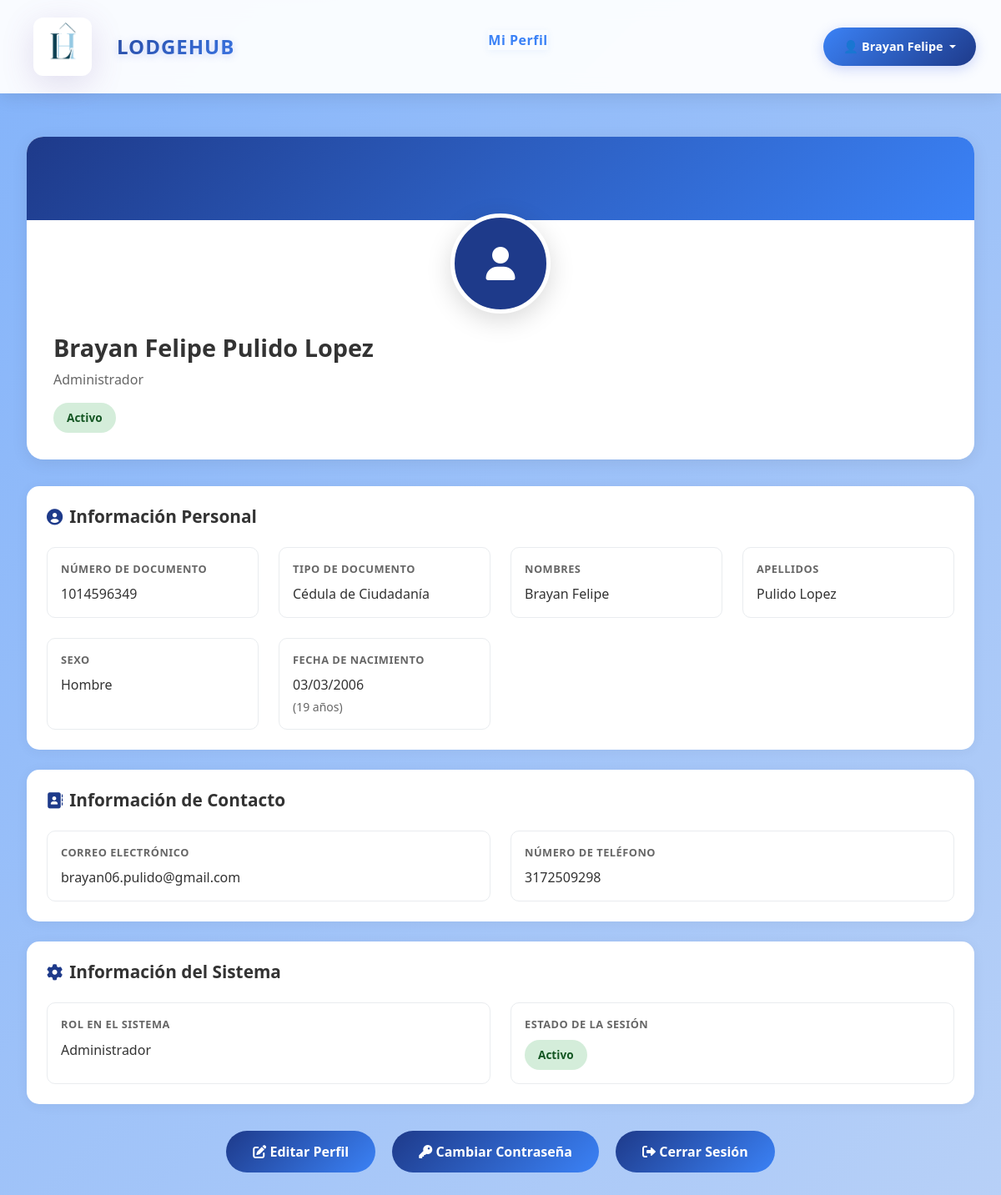
The page /app/views/miPerfilMain.php (signed in) on the database its author committed.
### tables this page shows
CREATE TABLE IF NOT EXISTS tp_usuarios (numDocumento VARCHAR(15) NOT NULL,
                                        tipoDocumento ENUM ('Cédula de Ciudadanía','Tarjeta de Identidad','Cedula de Extranjeria','Pasaporte','Registro Civil') NOT NULL, 
                                        nombres VARCHAR(50) NOT NULL,
                                        apellidos VARCHAR(50) NOT NULL,
                                        numTelefono VARCHAR (15) NOT NULL,
                                        correo VARCHAR(255) NOT NULL,
                                        sexo ENUM ('Hombre','Mujer','Otro','Prefiero no decirlo') NOT NULL,
                                        fechaNacimiento DATE NOT NULL,
                                        password varchar (255) NOT NULL,
                                        foto varchar (255),
                                        solicitarContraseña ENUM('0','1') DEFAULT '0',
                                        tokenPassword varchar (100) ,
                                        sesionCaducada ENUM('1','0') DEFAULT '1',
                                        roles ENUM ('Administrador','Colaborador','Usuario') NOT NULL,
                                        
                                        PRIMARY KEY (numdocumento)          
                                                );

### app/views/miPerfilMain.php (the view, shortened to what this page needs)
<?php
try {
    $db = conexionDB();
    $stmt = $db->prepare("SELECT * FROM tp_usuarios WHERE numDocumento = ?");
    $stmt->execute([$_SESSION['numDocumento']]);
    $usuario = $stmt->fetch(PDO::FETCH_ASSOC);
} catch (Exception $e) {
    echo "Error al cargar el perfil: " . $e->getMessage();
    exit();
}
function formatearFecha($fecha) {
    return date('d/m/Y', strtotime($fecha));
}
function calcularEdad($fechaNacimiento) {
    $fecha_nacimiento = new DateTime($fechaNacimiento);
    $hoy = new DateTime();
    $edad = $hoy->diff($fecha_nacimiento);
    return $edad->y;
}
?>
<!DOCTYPE html>
<html lang="es">
<head>
    <link rel="stylesheet" href="../../public/assets/css/stylesMiPerfil.css">
    <link rel="stylesheet" href="../../public/assets/css/stylesNavUsuario.css">
    <link href="https://cdn.jsdelivr.net/npm/bootstrap@5.3.0/dist/css/bootstrap.min.css" rel="stylesheet">
    <link href="https://cdnjs.cloudflare.com/ajax/libs/font-awesome/6.0.0/css/all.min.css" rel="stylesheet">
</head>
    <?php
        $paginaActual = "Mi Perfil";
        include "layouts/navusuario.php";
    ?>
<body>
    <div class="main-content">
        <div class="content-wrapper">
            <div class="profile-header">
                <div class="profile-content">
                    <div class="profile-avatar-container">
                        <div class="profile-avatar">
                            <?php if (!empty($usuario['foto']) && file_exists($usuario['foto'])): ?>
                                <img src="<?php echo htmlspecialchars($usuario['foto']); ?>" alt="Foto de perfil">
                            <?php else: ?>
                                <i class="fas fa-user"></i>
                            <?php endif; ?>
                        </div>
                    </div>
                    <h1 class="profile-name">
                        <?php echo htmlspecialchars($usuario['nombres'] . ' ' . $usuario['apellidos']); ?>
                    </h1>
                    <p class="profile-role">
                        <?php echo htmlspecialchars($usuario['roles']); ?>
                    </p>
                    <span class="profile-status <?php echo ($usuario['sesionCaducada'] == '1' || $usuario['sesionCaducada'] == 1) ? 'status-active' : 'status-inactive'; ?>">
                        <?php echo ($usuario['sesionCaducada'] == '1' || $usuario['sesionCaducada'] == 1) ? 'Activo' : 'Inactivo'; ?>
                    </span>
                </div>
            </div>
            <div class="profile-section">
                <h2 class="section-title">
                    <i class="fas fa-user-circle"></i>
                    Información Personal
                </h2>
                <div class="info-grid">
                    <div class="info-item">
                        <div class="info-label">Número de Documento</div>
                        <div class="info-value"><?php echo htmlspecialchars($usuario['numDocumento']); ?></div>
                    </div>
                    <div class="info-item">
                        <div class="info-label">Tipo de Documento</div>
                        <div class="info-value"><?php echo htmlspecialchars($usuario['tipoDocumento']); ?></div>
                    </div>
                    <div class="info-item">
                        <div class="info-label">Nombres</div>
                        <div class="info-value"><?php echo htmlspecialchars($usuario['nombres']); ?></div>
                    </div>
                    <div class="info-item">
                        <div class="info-label">Apellidos</div>
                        <div class="info-value"><?php echo htmlspecialchars($usuario['apellidos']); ?></div>
                    </div>
                    <div class="info-item">
                        <div class="info-label">Sexo</div>
                        <div class="info-value"><?php echo htmlspecialchars($usuario['sexo']); ?></div>
                    </div>
                    <div class="info-item">
                        <div class="info-label">Fecha de Nacimiento</div>
                        <div class="info-value">
                            <?php echo formatearFecha($usuario['fechaNacimiento']); ?>
                            <small style="color: #666; display: block; margin-top: 4px;">
                                (<?php echo calcularEdad($usuario['fechaNacimiento']); ?> años)
                            </small>
                        </div>
                    </div>
                </div>
            </div>
            <div class="profile-section">
                <h2 class="section-title">
                    <i class="fas fa-address-book"></i>
                    Información de Contacto
                </h2>
                <div class="info-grid">
                    <div class="info-item">
                        <div class="info-label">Correo Electrónico</div>
                        <div class="info-value"><?php echo htmlspecialchars($usuario['correo']); ?></div>
                    </div>
                    <div class="info-item">
                        <div class="info-label">Número de Teléfono</div>
                        <div class="info-value"><?php echo htmlspecialchars($usuario['numTelefono']); ?></div>
                    </div>
                </div>
            </div>
            <div class="profile-section">
                <h2 class="section-title">
                    <i class="fas fa-cog"></i>
                    Información del Sistema
                </h2>
                <div class="info-grid">
                    <div class="info-item">
                        <div class="info-label">Rol en el Sistema</div>
                        <div class="info-value"><?php echo htmlspecialchars($usuario['roles']); ?></div>
                    </div>
                    <div class="info-item">
                        <div class="info-label">Estado de la Sesión</div>
                        <div class="info-value">
                            <span class="profile-status <?php echo ($usuario['sesionCaducada'] == '1' || $usuario['sesionCaducada'] == 1) ? 'status-active' : 'status-inactive'; ?>">
                                <?php echo ($usuario['sesionCaducada'] == '1' || $usuario['sesionCaducada'] == 1) ? 'Activo' : 'Inactivo'; ?>
                            </span>
                        </div>
                    </div>
                </div>
            </div>
            <div class="actions">
                <a href="editarPerfilMain.php" class="btn-edit-profile">
                    <i class="fas fa-edit"></i> Editar Perfil
                </a>
                <a href="contraseña.php" class="btn-change-password">
                    <i class="fas fa-key"></i> Cambiar Contraseña
                </a>
                <a href="cerrarSesion.php" class="btn-change-password">
                    <i class="fas fa-sign-out-alt"></i> Cerrar Sesión
                </a>
            </div>
        </div>
    </div>
</body>
</html>

### app/views/layouts/navusuario.php (shortened to what this page needs)
<nav class="navbar">
    <div class="nav-left">
        <a href="/lodgehub/index.php" class="nav-logo">
            <img src="/lodgehub/public/img/LogoClaroLHSinTitulo.png" alt="LODGEHUB">
            <div class="logo">LODGEHUB</div>
        </a>
    </div>
    <nav aria-label="breadcrumb">
        <ol class="breadcrumb">
            <li class="breadcrumb-item active" aria-current="page"><a href="homeUsuario.php"><?php echo $paginaActual; ?></a></li>
        </ol>
    </nav>
    <div class="nav-right">
        <?php
        if (isset($_SESSION['nombres'])) {
        ?>
            <div class="dropdown">
                <button class="profile-btn dropdown-toggle" onclick="document.getElementById('dropdown-menu').classList.toggle('show')">
                    👤 <?php echo htmlspecialchars($_SESSION['nombres']); ?>
                </button>
            </div>
        <?php
        } else {
            echo '<a href="app/views/login.php" class="profile-btn">👤 Iniciar sesión</a>';
        }
        ?>
    </div>
</nav>

### public/assets/css/stylesMiPerfil.css (style rules this page uses)
:root { --primary-color: #1e3a8a; --primary-dark: #3b82f6; --sidebar-width: 280px; --navbar-height: 70px; }
* { padding: 0; box-sizing: border-box; }
body { font-family: 'Segoe UI', Tahoma, Geneva, Verdana, sans-serif; background: linear-gradient(135deg, #83b3fa 0%, #b7d0f7 100%) !important; margin: 0; }
.main-content { margin-top: 20px !important; margin-left: 0; transition: margin-left 0.3s ease; min-height: calc(100vh - var(--navbar-height)); }
.content-wrapper { padding: 2rem; max-width: 1200px; margin: 0 auto; }
.profile-header { background: white; border-radius: 20px; padding: 2rem; margin-bottom: 2rem; box-shadow: 0 4px 20px rgba(0, 0, 0, 0.08); position: relative; overflow: hidden; }
.profile-header::before { content: ''; position: absolute; top: 0; left: 0; right: 0; height: 100px; background: linear-gradient(135deg, var(--primary-color), var(--primary-dark)); z-index: 1; }
.profile-content { position: relative; z-index: 2; padding-top: 60px; }
.profile-avatar-container { text-align: center; margin-bottom: 1.5rem; }
.profile-avatar { width: 120px; height: 120px; border-radius: 50%; border: 5px solid white; box-shadow: 0 8px 30px rgba(0, 0, 0, 0.15); object-fit: cover; background: var(--primary-color); display: flex; align-items: center; justify-content: center; font-size: 2.5rem; font-weight: bold; color: white; margin: 0 auto; position: relative; overflow: hidden; }
.profile-name { font-size: 1.8rem; font-weight: 700; color: #333; margin-bottom: 0.5rem; }
.profile-role { font-size: 1rem; color: #666; margin-bottom: 1rem; }
.profile-status { display: inline-block; padding: 0.5rem 1rem; border-radius: 25px; font-size: 0.85rem; font-weight: 600; }
.status-active { background: #d4edda; color: #155724; }
.profile-section { background: white; border-radius: 15px; padding: 1.5rem; margin-bottom: 1.5rem; box-shadow: 0 2px 15px rgba(0, 0, 0, 0.05); }
.section-title { font-size: 1.3rem; font-weight: 600; color: #333; margin-bottom: 1.5rem; display: flex; align-items: center; gap: 0.5rem; }
.section-title i { color: var(--primary-color); font-size: 1.2rem; }
.info-grid { display: grid; grid-template-columns: repeat(auto-fit, minmax(250px, 1fr)); gap: 1.5rem; }
.info-item { border: 1px solid #e9ecef; border-radius: 10px; padding: 1rem; transition: all 0.3s ease; }
.info-label { font-size: 0.8rem; font-weight: 600; color: #666; text-transform: uppercase; letter-spacing: 0.5px; margin-bottom: 0.5rem; }
.info-value { font-size: 1rem; color: #333; font-weight: 500; }
.actions { text-align: center; margin-top: 2rem; }
.btn-edit-profile { background: linear-gradient(135deg, #1e3a8a 0%, #3b82f6 100%); border: none; color: white; padding: 0.8rem 2rem; border-radius: 25px; font-weight: 600; transition: all 0.3s ease; text-decoration: none; display: inline-block; margin: 0 0.5rem; }
.btn-change-password { background: linear-gradient(135deg, #1e3a8a 0%, #3b82f6 100%); border: none; color: white; padding: 0.8rem 2rem; border-radius: 25px; font-weight: 600; transition: all 0.3s ease; text-decoration: none; display: inline-block; margin: 0 0.5rem; }

### rows shown on the page
tp_usuarios: nombres+apellidos "Brayan Felipe Pulido Lopez", roles "Administrador", numDocumento "1014596349", tipoDocumento "Cédula de Ciudadanía", nombres "Brayan Felipe", apellidos "Pulido Lopez", sexo "Hombre", fechaNacimiento "03/03/2006", fechaNacimiento "19", correo "brayan06.pulido@gmail.com", numTelefono "3172509298"

### other values the page prints
$paginaActual "Mi Perfil"
$_SESSION['nombres'] "Brayan Felipe"
